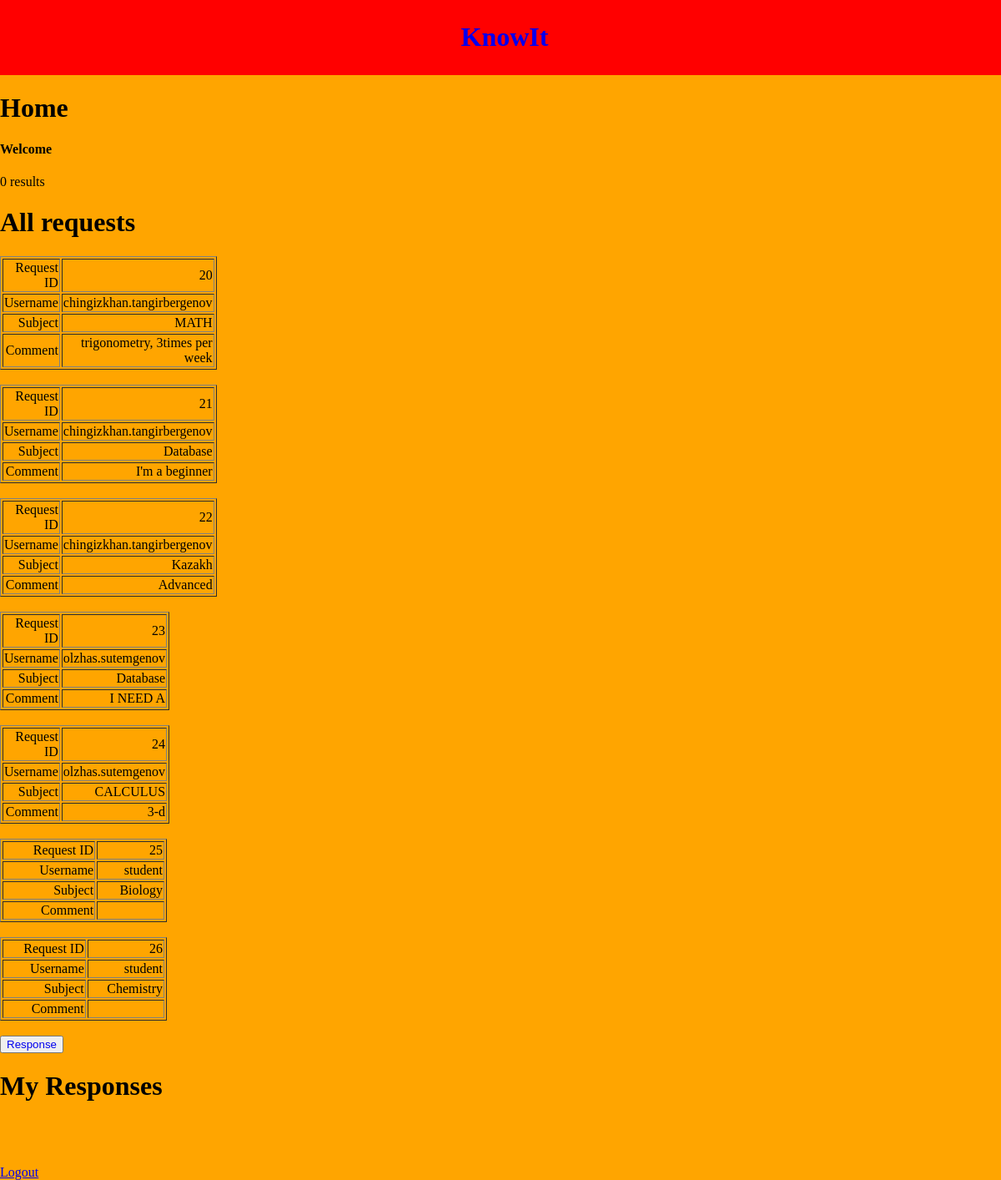
The page /home1.php on the database its author committed.
### tables this page shows
CREATE TABLE `request` (
  `id` int(11) NOT NULL,
  `subject` varchar(10) NOT NULL,
  `comment` text,
  `student_username` varchar(100) NOT NULL,
  `accepted` tinyint(1) NOT NULL
);

### home1.php (the view, shortened to what this page needs)
<!DOCTYPE html>
<html>
<head>
	<link rel="stylesheet" type="text/css" href="style.css">
</head>
<body>
<div class="header">
	<a href="index.php" target="_top" style="text-decoration: none;"><h1>KnowIt</h1></a>
</div>
<h1>Home</h1>
<div><h4>Welcome <?php echo $_SESSION['username'];  ?></h4></div>
<?php
$servername = "localhost";
$username = "root";
$password = "";
$dbname = "KnowIt";
$conn = mysqli_connect($servername, $username, $password, $dbname);
$user = $_SESSION['username'];
$sql = "SELECT id,username, name, surname, email,subject, phone FROM Tutor where username = '".$user."'";
$result = mysqli_query($conn, $sql);
if (mysqli_num_rows($result) > 0) {
    while($row = mysqli_fetch_assoc($result)) {
        echo "<h1>My profile:</h1><table border = 1, width = 100><tr><td>ID </td><td>" . $row["id"]. "</td></tr><tr><td>  Username </td><td>" . $row["username"]. "</td></tr><tr><td>  Name </td><td>" . $row["name"]."</td></tr><tr><td>  Surname </td><td>" . $row["surname"]."</td></tr><tr><td>  Email </td><td>" . $row["email"]. "</td></tr><tr><td>  Subject </td><td>" . $row["subject"]."</td></tr><tr><td>  Phone </td><td>" . $row["phone"]."</td></tr></table><br>";
    }
} else {
    echo "0 results";
}
?>
<h1>All requests</h1>
<?php
$sq = "SELECT id,student_username, subject, comment FROM Request ";
$res = mysqli_query($conn, $sq);
if (mysqli_num_rows($res) > 0) {
    while($r = mysqli_fetch_assoc($res)) {
        echo "<table border = 1, width = 200><tr><td>Request ID </td><td>" . $r["id"]. "</td></tr><tr><td>  Username </td><td>" . $r["student_username"]. "</td></tr><tr><td>  Subject </td><td>" . $r["subject"]."</td></tr><tr><td>  Comment </td><td>" . $r["comment"]."</td></tr></table><br>";
    }
} else {
    echo "";
}
?>
<button class="btn" type="submit"><a href="response.php" style="text-decoration: none;">Response</a></button>
<h1>My Responses</h1>
<br><br><br><div><a href="logout1.php">Logout</a></div>
</body>
</html>

### style.css (style rules this page uses)
body { background-color: orange; padding: 0px; margin: 0px; }
.header { background-color: red; color: white; text-align: center; top:0px; width:100%; padding: 5px; }
td { text-align: right; }

### rows shown on the page
request: id "20", student_username "chingizkhan.tangirbergenov", subject "MATH", comment "trigonometry, 3times per week"
request: id "21", student_username "chingizkhan.tangirbergenov", subject "Database", comment "I'm a beginner"
request: id "22", student_username "chingizkhan.tangirbergenov", subject "Kazakh", comment "Advanced"
request: id "23", student_username "olzhas.sutemgenov", subject "Database", comment "I NEED A"
request: id "24", student_username "olzhas.sutemgenov", subject "CALCULUS", comment "3-d"
request: id "25", student_username "student", subject "Biology"
request: id "26", student_username "student", subject "Chemistry"
